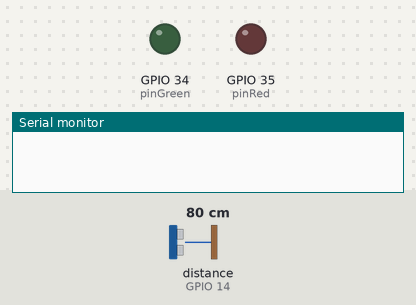
A sketch run on a simulated ESP32. Parts: output pins drawn as LEDs (lit = HIGH), the last lines printed to the serial monitor. Wiring (inferred from the names in the program): ultrasonic range finder: trigger GPIO 12; echo GPIO 14. The inputs (shaded band) are chosen by the test bench; at power-on: distance to the obstacle (sensor on GPIO 14) 80 cm. The echo pulse lasts 58.3 µs per cm; WiFi joins after 1.5 s; servers stay silent unless stated; pins used as bus, display or sensor lines are not drawn.

Above: at 0.1 s.
At 5.3 s:
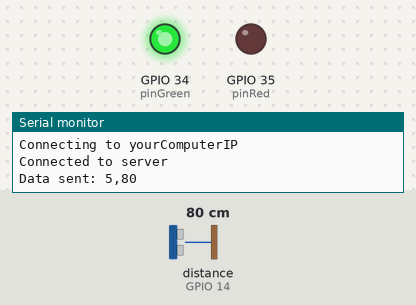
Timing chart, 0 to 6.8 s (numbered marks = the images above):
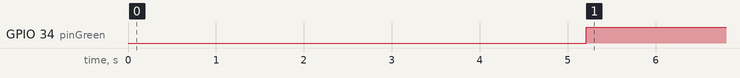

Measured:
- by itself, GPIO 34 (pinGreen): LOW → HIGH at 5.2 s

The sketch:

esp32wifi.ino
```cpp
#include <WiFi.h>

// Sensor connectics
#define pinEcho 14
#define pinTrig 12

//LEDs connectics
#define pinRed 35
#define pinGreen 34

// WiFi network details
const char* ssid = "yourWifi";
const char* password = "yourPassword";

// My computer's IP address and port
const char* serverIP = "yourComputerIP";
const int serverPort = 5000;

WiFiClient client;
unsigned long previousMillis = 0;
const long interval = 5000; // Send data every 5 seconds

void setup()
{
  pinMode(pinTrig, OUTPUT);
  pinMode(pinEcho, INPUT);

  pinMode(pinRed, OUTPUT);
  pinMode(pinGreen, OUTPUT);

  digitalWrite(pinTrig, LOW);
  delayMicroseconds(2); // Pour attendre avant de capter
                        // -> Evite les ondes indésirables
  Serial.begin(115200);
  delay(1000);

  // Connect to WiFi network
  Serial.println("\n");
  Serial.print("Connecting to ");
  Serial.println(ssid);

  WiFi.begin(ssid, password);

  while (WiFi.status() != WL_CONNECTED)
  {
    delay(500);
    Serial.print(".");
  }

  Serial.println("");
  Serial.println("WiFi connected");
  Serial.print("IP address: ");
  Serial.println(WiFi.localIP());

  digitalWrite(pinRed, LOW);
  digitalWrite(pinGreen, LOW);
}

void loop()
{
  unsigned long currentMillis = millis();

  digitalWrite(pinTrig, HIGH);
  delayMicroseconds(10);
  digitalWrite(pinTrig, LOW);

  long duration = pulseIn(pinEcho, HIGH) * 0.01717; // Pour l'avoir en cm

  if (currentMillis - previousMillis >= interval)
  {
    previousMillis = currentMillis;

    Serial.println(duration);
    String dataString = String(currentMillis / 1000) + "," + String(duration);

    sendData(dataString);
  }
}

void sendData(String data)
{
  Serial.print("Connecting to ");
  Serial.println(serverIP);

  if (client.connect(serverIP, serverPort))
  {
    Serial.println("Connected to server");

    // Send the data
    client.println(data);
    client.stop();
    digitalWrite(pinGreen, HIGH);

    Serial.println("Data sent: " + data);
  }
  else
  {
    Serial.println("Connection failed");
    digitalWrite(pinRed, HIGH);
  }

  delay(500);
}
```
